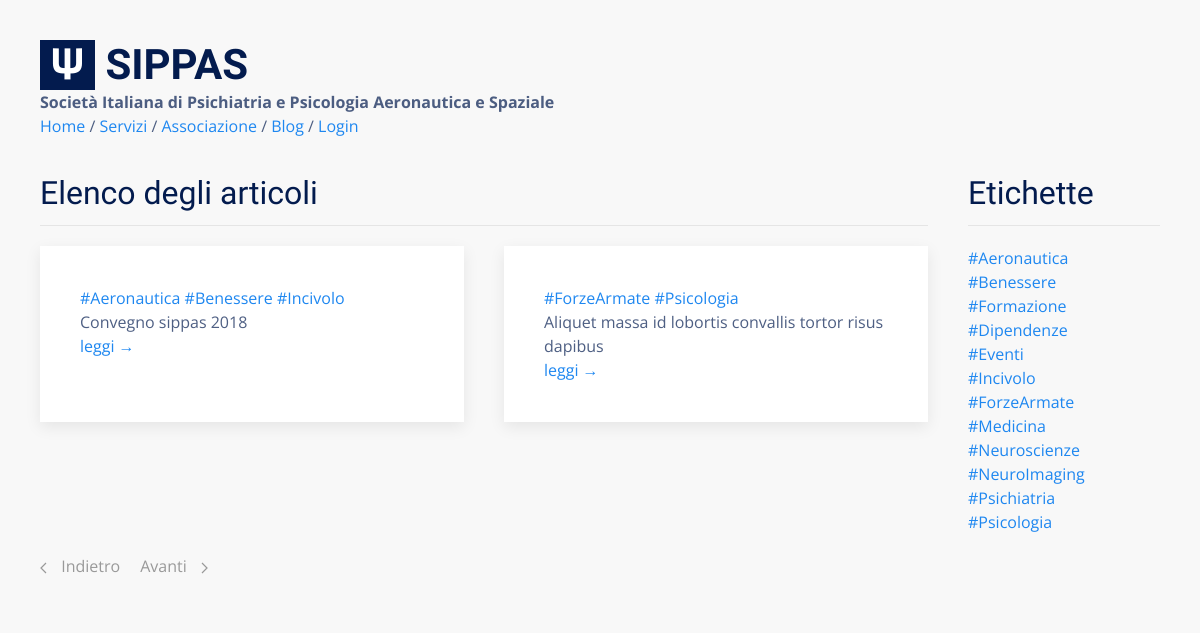
The page /blog/prev/offset/999 on the database as committed earlier.
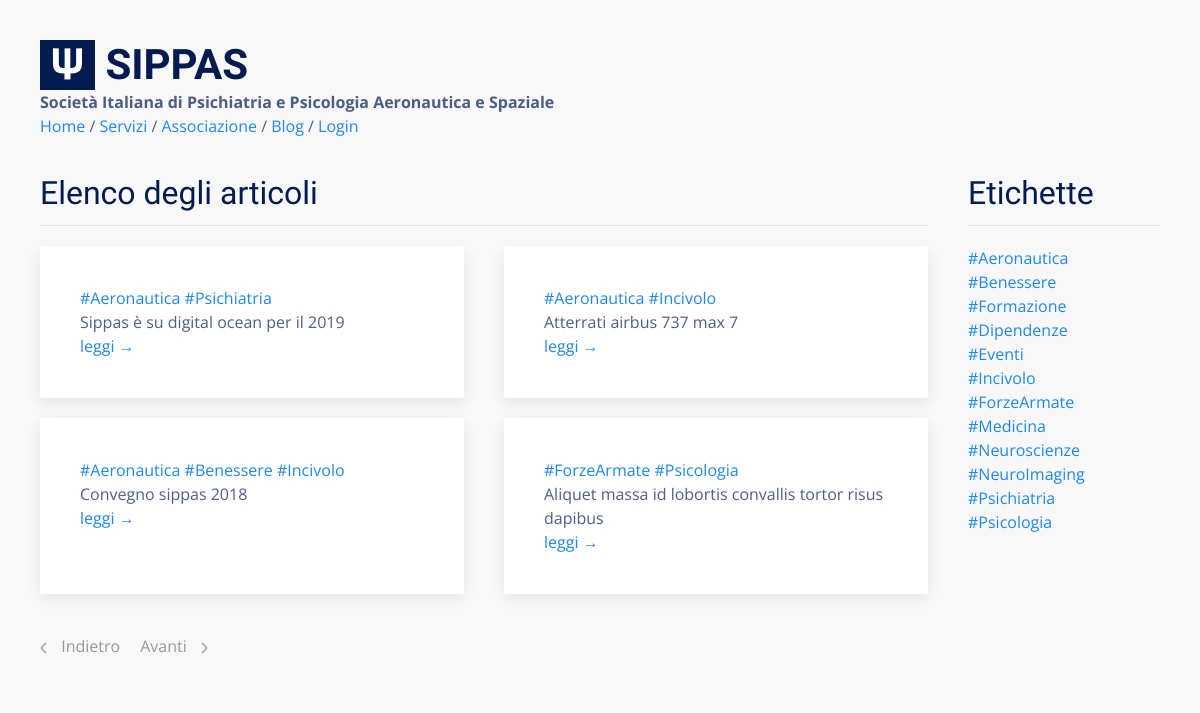
The same page on the database as committed later.
### tables this page shows
CREATE TABLE "posts" (
  "id" integer NOT NULL PRIMARY KEY AUTOINCREMENT,
  "title" text,
  "body" TEXT,
  "teaser" text,
  "tags" TEXT,
  "is_sticky" integer,
  "author_id" text
);

### flaskApp/blueprints/blog/routes.py (the view)
@bp_blog.route("/prev/offset/<int:id>")
def posts_prev(id):
  posts = query_db('SELECT * FROM posts WHERE id > ? ORDER BY id ASC LIMIT {}'.format(BLOG_PAGE_SIZE), [id])
  if posts == []: return redirect(url_for('blog.posts'))
  return render_template(
    "blog/posts.html",
    posts=posts[::-1],
    tags=TAGS,
    pagination="blog/posts_pagination.html"
  )

### flaskApp/db/sqlite.py (called while the page is built)
def get_db():
  if "db" not in g:
    g.db = sqlite3.connect(
      db_path,
      detect_types = sqlite3.PARSE_DECLTYPES,
      isolation_level = "DEFERRED"
    )
    g.db.cursor().execute("PRAGMA journal_mode=WAL")
    g.db.row_factory = sqlite3.Row
  return g.db

def query_db(query, args=(), one = False):
  with closing(get_db().cursor().execute(query, args)) as cur:
    rv = cur.fetchall()
    return (rv[0] if rv else None) if one else rv

### flaskApp/blueprints/blog/templates/blog/posts.html
{% extends 'base.html' %}
{% block content %}
<div class="uk-section">
  <div class="uk-container">
    <div class="uk-grid">
      <div class="uk-width-4-5">
        <h2 class="uk-heading-divider">Elenco degli articoli</h2>
        {% include 'blog/posts_list.html' %}
      </div>
      <div class="uk-width-expand">
        <div>
          <h2 class="uk-heading-divider">Etichette</h2>
          {% include 'blog/tags_list.html' %}
        </div>
      </div>
    </div>
    <div class="uk-margin">
      {% include pagination %}
    </div>
  </div>
</div>
{% endblock %}

### flaskApp/blueprints/blog/templates/blog/posts_list.html
<div class="uk-grid uk-grid-match">
  {% for p in posts %}
  <div class="uk-width-1-2 uk-margin-bottom">
    <div class="uk-card uk-card-default uk-card-body uk-margin">
      {% for tag in p.tags.split(' ') %} <a href="{{ url_for('blog.posts_tagged', tag=tag) }}">{{ tag }}</a> {% endfor %}<br>
      {{ p.title  | capitalize}}<br>
      <a href="{{ url_for('blog.view_post', id=p.id) }}">leggi &rarr;</a>
    </div>
  </div>
  {% endfor %}
</div>

Rows that differ between the two databases and show on the page:
added posts: tag "#Aeronautica" "#Psichiatria", title "Sippas è su digital ocean per il 2019"
added posts: tag "#Aeronautica" "#Incivolo", title "Atterrati airbus 737 max 7"
